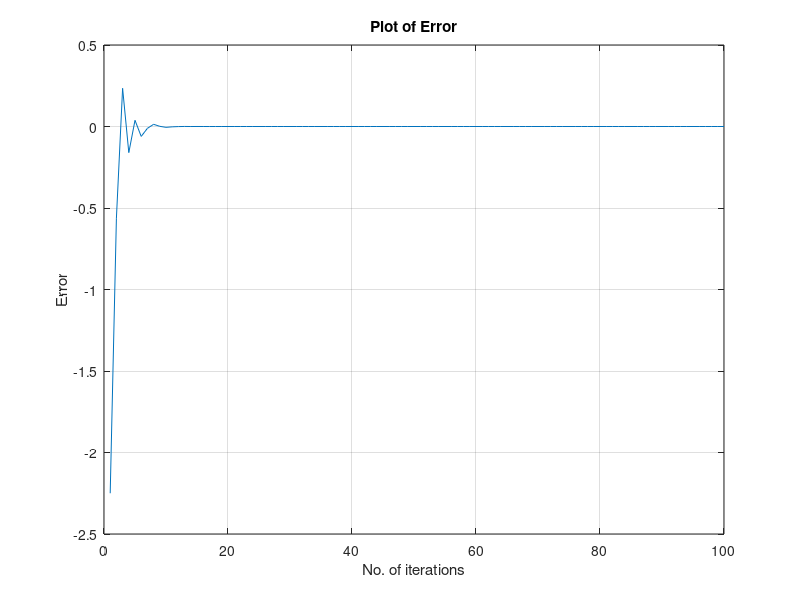

Here is the MATLAB script that generated this plot:
f=@(x)10-x^2;
a=4;
b=3;
for i=1:100
    c=(a+b)/2;
    if f(c)>0
        b=c;
    else a=c;
    end
end
a=4; b=3; p=c;
for i=1:100
    c=(a+b)/2;
   er(i)=f(c)-f(p)
   if f(c)>0
       b=c;
   else a=c;
   end
end

fprintf('Root of given equation is %f',c)
plot(er);
title('Plot of Error')
xlabel('No. of iterations')
ylabel('Error')
grid on;